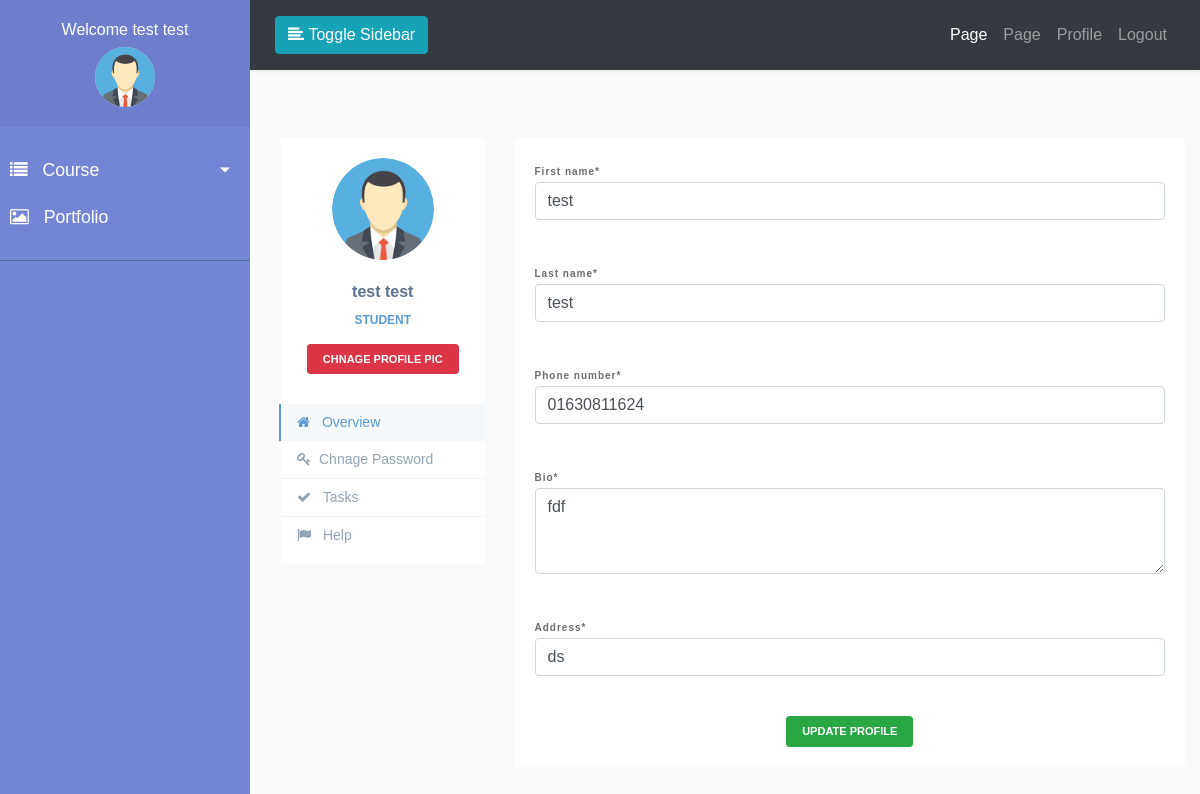
/accounts/my-profile/ (signed in), run on the app's committed database.
### accounts/models.py (models this page shows, shortened)
class Profile(models.Model):
    USERTYPE_CHOICES = (
        ('0', 'Teacher'),
        ('1', 'Student'),
    )
    user = models.OneToOneField(
        User, on_delete=models.CASCADE, related_name='user_profile')
    profile_pic = models.ImageField(
        upload_to="profile/%Y/%m/%d/", default="profile/default.png")
    phone_number = models.CharField(max_length=15, default='01xxxxxxxxxx')
    address = models.CharField(default='Your Address', max_length=255)
    bio = models.TextField(default='Your Bio')
    user_type = models.CharField(max_length=10, choices=USERTYPE_CHOICES)
    email_confirmed = models.BooleanField(default=False)
    active = models.BooleanField(default=False)

### accounts/views.py (the view, shortened to what this page needs)
# urls.py: path('my-profile/', views.MyProfile.as_view(), name="my_profile"),
class MyProfile(AictiveUserRequiredMixin, View):
    def get(self, request, *args, **kwargs):
        update_profile_form = UpdateProfile(request=request)
        context = {
            'title': 'My Profile',
            'update_profile_form': update_profile_form
        }
        return render(request, 'accounts/my_profile.html', context)

### accounts/forms.py
class UpdateProfile(ModelForm):
    phone_number = forms.CharField()
    address = forms.CharField()
    bio = forms.CharField(widget=forms.Textarea(attrs={'rows': 3, 'cols': 40}))
    class Meta:
        model = User
        fields = ('first_name', 'last_name', 'phone_number', 'bio', 'address',)
    def __init__(self, *args, **kwargs):
        self.request = kwargs.pop('request', None)
        user = self.request.user
        super(UpdateProfile, self).__init__(*args, **kwargs)
        self.fields['phone_number'].initial = user.user_profile.phone_number
        self.fields['first_name'].initial = user.first_name
        self.fields['last_name'].initial = user.last_name
        self.fields['first_name'].required = True
        self.fields['last_name'].required = True
        self.fields['bio'].initial = user.user_profile.bio
        self.fields['address'].initial = user.user_profile.address

### accounts/mixins.py (called while the page is built)
	def dispatch(self, request, *args, **kwargs):
		if request.user.is_authenticated and request.user.user_profile.active:
			return super().dispatch(request, *args, **kwargs)
		else:
			messages.error(request, ('Please Login Or May Be Your Account Is Not Active'))
			return redirect('accounts:login')

### templates/accounts/my_profile.html (shortened to what this page needs)
{% extends "dash_base.html" %}
{% load crispy_forms_tags %}
{% block sidebar %}
{% if user.user_profile.user_type == '0'  %}
{% include 'partials/teacher/_sidebar.html' %}
{% elif user.user_profile.user_type == '1' %}
{% include 'partials/student/_sidebar.html' %}
{% endif %}
{% endblock sidebar %}
{% block maincontent %}
<div class="container  m-2 p-2">
        <div class="row profile">
            <div class="col-md-3">
                <div class="profile-sidebar">
                    <form action="">
                        <div class="profile-userpic">
                            <img src="{{user.user_profile.profile_pic.url}}" class="img-responsive" alt="">
                        </div>
                        <div class="profile-usertitle">
                            <div class="profile-usertitle-name">
                                {{user.get_full_name}}
                            </div>
                            <div class="profile-usertitle-job">
                                {% if user.user_profile.user_type == '0' %}
                                    Teacher
                                {% elif user.user_profile.user_type == '1' %}
                                    Student
                                {% endif %}
                            </div>
                        </div>
                        <div class="profile-userbuttons">
                            <button type="submit" class="btn btn-danger btn-sm">Chnage Profile Pic</button>
                        </div>
                    </form>
                    <div class="profile-usermenu sidebar-sticky">
                        <ul class="nav flex-column">
                            <li class="active nav-item">
                                <a href="#" class="nav-link active">
                                    <i class="fa fa-home"></i> Overview </a>
                            </li>
                            <li class="nav-item">
                                <a class="nav-link" href="#">
                                    <i class="fa fa-key"></i>Chnage Password</a>
                            </li>
                            <li class="nav-item">
                                <a class="nav-link" href="#" target="_blank">
                                    <i class="fa fa-check"></i> Tasks </a>
                            </li>
                            <li class="nav-item">
                                <a class="nav-link" href="#">
                                    <i class="fa fa-flag"></i> Help </a>
                            </li>
                        </ul>
                    </div>
                </div>
            </div>
            <div class="col-md-9">
                <div class="profile-content">
                    <form action="{% url 'accounts:my_profile' %}" novalidate method="POST">
                        {{update_profile_form|crispy}}
                        <div class="profile-userbuttons">
                            <button type="submit" class="btn btn-success btn-sm">Update Profile</button>
                        </div>
                    </form>
                </div>
            </div>
        </div>
</div>
{% endblock maincontent %}

### templates/partials/student/_sidebar.html (shortened to what this page needs)
{% load static %}
<nav id="sidebar">
    <div class="sidebar-header text-center">
        <h6>Welcome {{user.get_full_name}}</h6>
        <img src="{{user.user_profile.profile_pic.url}}" alt="" width="60px" class="rounded-circle text-center">
    </div>
    <ul class="list-unstyled components">
        <li>
           <a href="#pageSubmenu" data-toggle="collapse" aria-expanded="false" class="dropdown-toggle">
                <i class="fa fa-list"></i>
                Course
            </a>
        </li>
    <li>
        <a href="#">
            <i class="fa fa-image"></i>
            Portfolio
        </a>
    </li>
</ul>
<ul class="list-unstyled CTAs">
</ul>
</nav>

### myproject/static/front/css/style.css (style rules this page uses)
.form-group { margin-bottom: 40px; outline: 0px; }
label { margin-bottom: 0px; }
.form-group label { font-size: 10px !important; color: #6C6C6C !important; font-weight: bold !important; letter-spacing: 1px !important; }
body { font-family: 'Poppins', sans-serif; background: #fafafa; }
a, a:hover, a:focus { color: inherit; text-decoration: none; transition: all 0.3s; }
i, span { display: inline-block; }
#sidebar { min-width: 250px; max-width: 250px; background: #7386D5; color: #fff; transition: all 0.3s; }
#sidebar ul li a { text-align: left; }
#sidebar .sidebar-header { padding: 20px; background: #6d7fcc; }
#sidebar ul.components { padding: 20px 0; border-bottom: 1px solid #47748b; }
#sidebar ul li a { padding: 10px; font-size: 1.1em; display: block; }
#sidebar ul li a i { margin-right: 10px; }
a[data-toggle="collapse"] { position: relative; }
.dropdown-toggle::after { display: block; position: absolute; top: 50%; right: 20px; transform: translateY(-50%); }
ul.CTAs { padding: 20px; }
.profile { margin: 20px 0; }
.profile-sidebar { padding: 20px 0 10px 0; background: #fff; }
.profile-userpic img { float: none; display:block; margin:auto; width: 50%; height: 50%; -webkit-border-radius: 50% !important; -moz-border-radius: 50% !important; border-radius: 50% !important; }
.profile-usertitle { text-align: center; margin-top: 20px; }
.profile-usertitle-name { color: #5a7391; font-size: 16px; font-weight: 600; margin-bottom: 7px; }
.profile-usertitle-job { text-transform: uppercase; color: #5b9bd1; font-size: 12px; font-weight: 600; margin-bottom: 15px; }
.profile-userbuttons { text-align: center; margin-top: 10px; }
.profile-userbuttons .btn { text-transform: uppercase; font-size: 11px; font-weight: 600; padding: 6px 15px; margin-right: 5px; }
.profile-userbuttons .btn:last-child { margin-right: 0px; }
.profile-usermenu { margin-top: 30px; }
.profile-usermenu ul li { border-bottom: 1px solid #f0f4f7; }
.profile-usermenu ul li:last-child { border-bottom: none; }
.profile-usermenu ul li a { color: #93a3b5; font-size: 14px; font-weight: 400; }
.profile-usermenu ul li a i { margin-right: 8px; font-size: 14px; }
.profile-usermenu ul li.active { border-bottom: none; }
.profile-usermenu ul li.active a { color: #5b9bd1; background-color: #f6f9fb; border-left: 2px solid #5b9bd1; margin-left: -2px; }
.profile-content { padding: 20px; background: #fff; min-height: 460px; }

### data on the page
Profile: phone_number "01630811624", bio "fdf", address "ds"

### other printed values
{{ user.get_full_name }} "test test"
